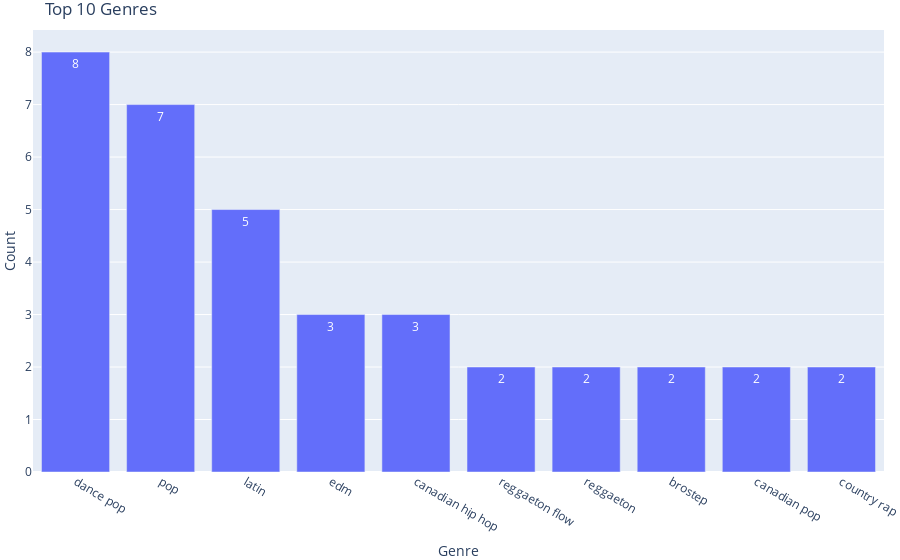

The code cell stored with this chart in its notebook:
### Code cell
fig = px.bar(
    df_genre.head(10),
    x="Genre",
    y="Count",
    text_auto=True)
fig.update_layout(legend_orientation="h",
                      legend=dict(x=0, y=1, traceorder="normal"),
                      title="Top 10 Genres",
                      margin=dict(l=0, r=0, t=30, b=0)
                    )

### Figure 1 — Plotly figure (JSON) as saved in the notebook; plotly's stock layout.template omitted (floating-point values rounded to 4 significant figures)
{"data": [{"alignmentgroup": "True", "hovertemplate": "Genre=%{x}<br>Count=%{y}<extra></extra>", "legendgroup": "", "marker": {"color": "#636efa", "pattern": {"shape": ""}}, "name": "", "offsetgroup": "", "orientation": "v", "showlegend": false, "textposition": "auto", "texttemplate": "%{y}", "type": "bar", "x": ["dance pop", "pop", "latin", "edm", "canadian hip hop", "reggaeton flow", "reggaeton", "brostep", "canadian pop", "country rap"], "xaxis": "x", "y": [8, 7, 5, 3, 3, 2, 2, 2, 2, 2], "yaxis": "y"}], "layout": {"barmode": "relative", "legend": {"orientation": "h", "tracegroupgap": 0, "traceorder": "normal", "x": 0, "y": 1}, "margin": {"b": 0, "l": 0, "r": 0, "t": 30}, "title": {"text": "Top 10 Genres"}, "xaxis": {"anchor": "y", "domain": [0, 1], "title": {"text": "Genre"}}, "yaxis": {"anchor": "x", "domain": [0, 1], "title": {"text": "Count"}}}}
